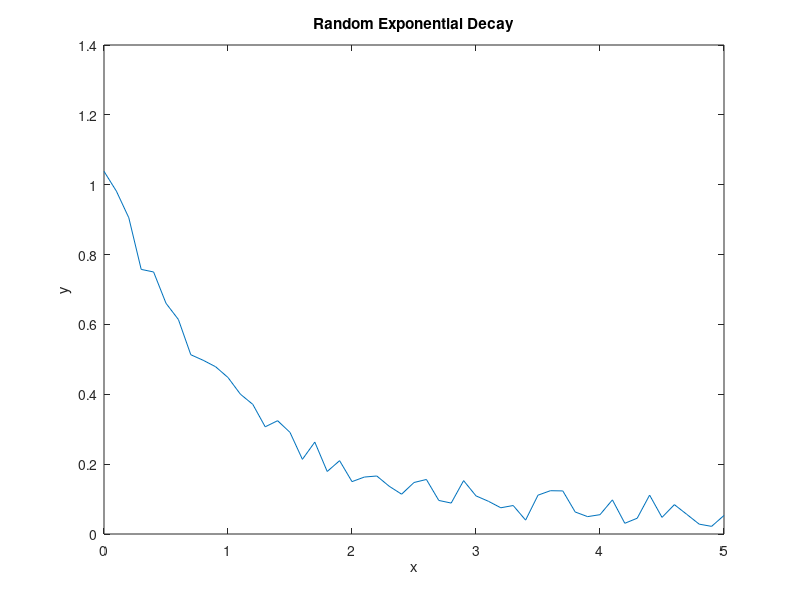

Write the MATLAB code that produced this figure.

% Day 061: Random Exponential Decay Plot

x = 0:0.1:5;
y = exp(-x) + rand(size(x))*0.1;
figure;
plot(x, y);
title('Random Exponential Decay');
xlabel('x'); ylabel('y');
